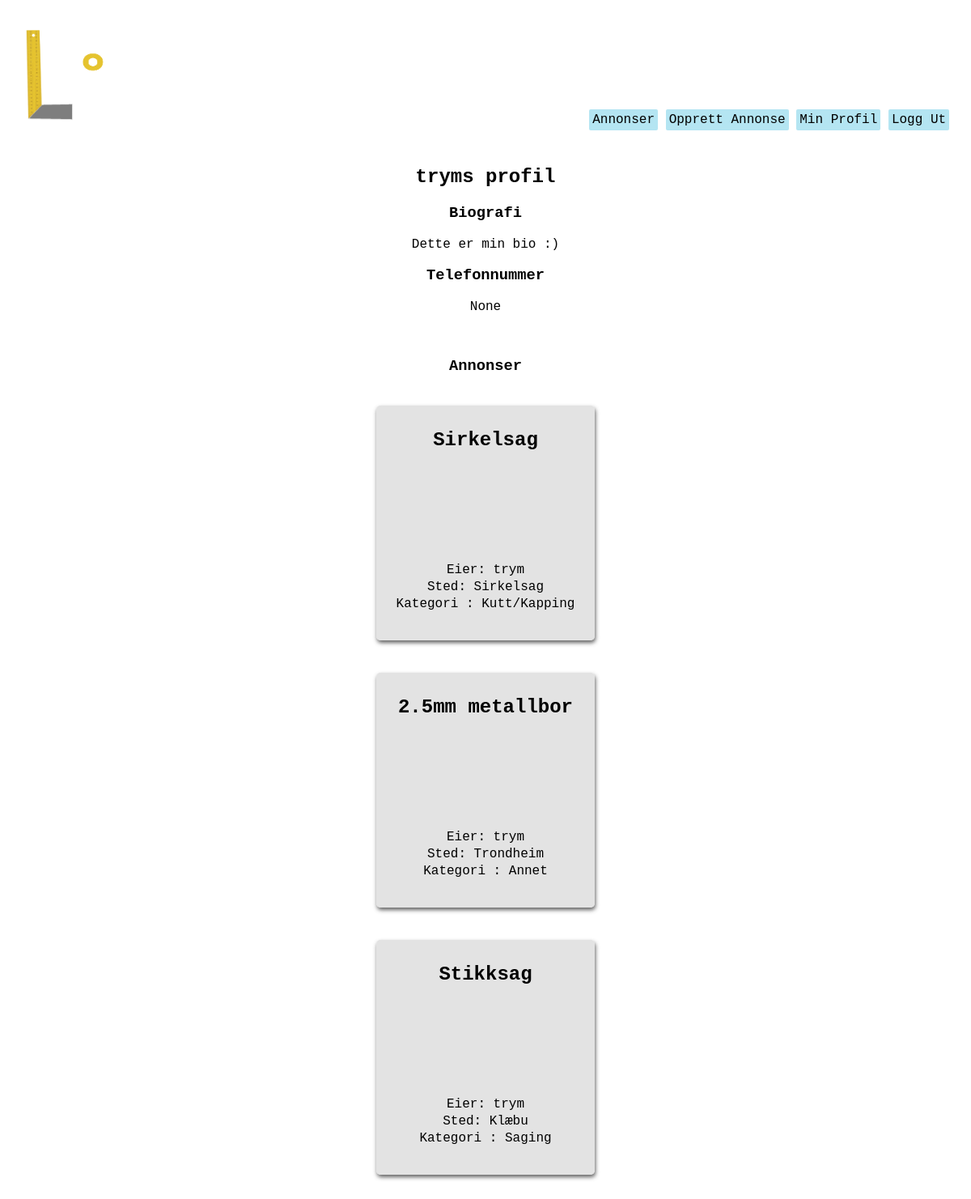
/users/profile/trym (signed in), run on the app's committed database.
### users/models.py (models this page shows, shortened)
class Profile(models.Model):
    user = models.OneToOneField(User, on_delete=models.CASCADE)
    bio = models.TextField(verbose_name="Biografi", null=True)
    tlf = models.PositiveIntegerField(verbose_name="Telefonnummer",validators=[MaxValueValidator(9999999999)], null=True)

### homepage/models.py (models this page shows, shortened)
class Listing(models.Model):
    owner = models.ForeignKey(User, verbose_name = 'User', on_delete=models.CASCADE, null=True) #user burde kanskje endres til settings.AUTH_USER_MODEL. må i så fall django.conf import settings
    title = models.CharField(max_length=50, verbose_name="Tittel")
    image = models.ImageField(upload_to='images/', null=True)
    loaned = models.BooleanField(default=False, verbose_name="Utlånt?")
    price = models.PositiveSmallIntegerField(verbose_name='Pris', default=0)
    location = models.CharField(max_length=100, verbose_name="Sted") #burde kanskje være annet enn CharField. Gjør det vanskelig å sortere etter denne attributten
    description = models.TextField(verbose_name="Beskrivelse")
    SW = 1
    PT = 2
    WD = 3
    CT = 4
    SV = 5
    BO = 6
    OT = 7
    CATEGORY_CHOICES = (
        (SW, 'Saging'),
        (PT, 'Maling'),
        (WD, 'Sveising'),
        (CT, 'Kutt/Kapping'),
        (SV, 'Skruverktøy'),
        (BO, 'Slagverktøy'),
        (OT, 'Annet'),
    )
    category = models.PositiveSmallIntegerField(
        choices = CATEGORY_CHOICES,
        default = OT,
        verbose_name="Kategori",
    )

### users/views.py (the view)
# urls.py: path('profile', views.my_profile, name='my_profile'),
@login_required
def profile(request, userstring):
    requested_user = User.objects.get(username = userstring)
    user_listings = requested_user.listing_set.all()
    user_profile = requested_user.profile
    context = {'user': requested_user, 'listings': user_listings, 'profile': user_profile}
    return render(request, 'users/profile.html', context)

### users/templates/users/profile.html (shortened to what this page needs)
{% extends "users/base.html" %}
{% block content %}
    <div>
        <h2>{{user.username}}s profil</h2>
        <div>
            <h3>Biografi</h3>
            <p>
                {{profile.bio}}
            </p>
            <h3>Telefonnummer</h3>
            <p>
                {{profile.tlf}}
            </p>
            </div>
        <br>
        <div>
            <h3>Annonser</h3>
            {% for listing in listings %}
            <div class="listingDIV">
                <a href="{% url 'homepage:listing' listing_id=listing.id %}" class="listingLink">invisible link!</a>
                <div class="listingContent">
                    <h2>{{listing.title}}</h2>
                    <div class="listingImg"></div>
                    <p>Eier: {{listing.owner}}</p>
                    <p>Sted: {{listing.location}}</p>
                    <p>Kategori : {{listing.get_category_display}}</p>
                    <br>
                </div>
            </div>
            {% endfor %}
        </div>
    </div>
{% endblock content %}

### users/static/stylish.css (style rules this page uses)
.bg { margin: 0px; background-image: url("../static/img/standinBG2_r.jpg"); background-size: cover; height: 100%; min-height: 100vh; font-family: 'Courier New', Courier, monospace; }
.listingDIV { background-color: rgba(218, 218, 218, 0.737); box-shadow: 1px 3px 5px rgba(63, 63, 63, 0.813); padding: 20px; margin: 20px; border-radius: 5px; display: inline-block; width: 230px; height: 250px; line-height: 5px; text-align: left; }
.listingLink { color: transparent; position: absolute; width: inherit; height: inherit; line-height: normal; }
.listingImg { display: inline-block; height: 120px; width: 120px; }
.listingContent { text-align: center; }

### data on the page
Profile: bio "Dette er min bio :)", tlf "None"
Listing: title "Sirkelsag", owner "trym", location "Sirkelsag", category "Kutt/Kapping"
Listing: title "2.5mm metallbor", owner "trym", location "Trondheim", category "Annet"
Listing: title "Stikksag", owner "trym", location "Klæbu", category "Saging"

### other printed values
{{ user.username }} "trym"
